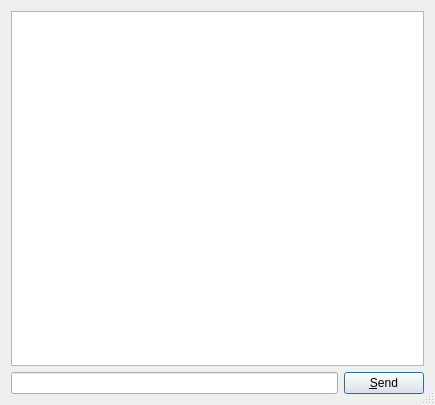
<?xml version="1.0" encoding="UTF-8"?>
<ui version="4.0">
 <class>CChatDlgBase</class>
 <widget class="QDialog" name="CChatDlgBase">
  <property name="geometry">
   <rect>
    <x>0</x>
    <y>0</y>
    <width>435</width>
    <height>405</height>
   </rect>
  </property>
  <property name="sizePolicy">
   <sizepolicy hsizetype="Minimum" vsizetype="Minimum">
    <horstretch>0</horstretch>
    <verstretch>0</verstretch>
   </sizepolicy>
  </property>
  <property name="windowTitle">
   <string>Chat</string>
  </property>
  <property name="windowIcon">
   <iconset resource="resources.qrc">
    <normaloff>:/png/main/res/fronticon.png</normaloff>:/png/main/res/fronticon.png</iconset>
  </property>
  <property name="sizeGripEnabled">
   <bool>true</bool>
  </property>
  <layout class="QVBoxLayout">
   <item>
    <widget class="QTextBrowser" name="txvChatWindow_old">
     <property name="acceptDrops">
      <bool>false</bool>
     </property>
     <property name="textInteractionFlags">
      <set>Qt::LinksAccessibleByKeyboard|Qt::LinksAccessibleByMouse|Qt::TextBrowserInteraction|Qt::TextSelectableByKeyboard|Qt::TextSelectableByMouse</set>
     </property>
     <property name="openExternalLinks">
      <bool>false</bool>
     </property>
     <property name="openLinks">
      <bool>false</bool>
     </property>
    </widget>
   </item>
   <item>
    <layout class="QHBoxLayout" name="horizontalLayout">
     <item>
      <widget class="QLineEdit" name="edtLocalInputText_old"/>
     </item>
     <item>
      <widget class="QPushButton" name="butSend_old">
       <property name="text">
        <string>&amp;Send</string>
       </property>
       <property name="autoDefault">
        <bool>true</bool>
       </property>
       <property name="default">
        <bool>true</bool>
       </property>
      </widget>
     </item>
    </layout>
   </item>
  </layout>
 </widget>
 <tabstops>
  <tabstop>txvChatWindow_old</tabstop>
 </tabstops>
 <resources>
  <include location="resources.qrc"/>
 </resources>
 <connections/>
</ui>
